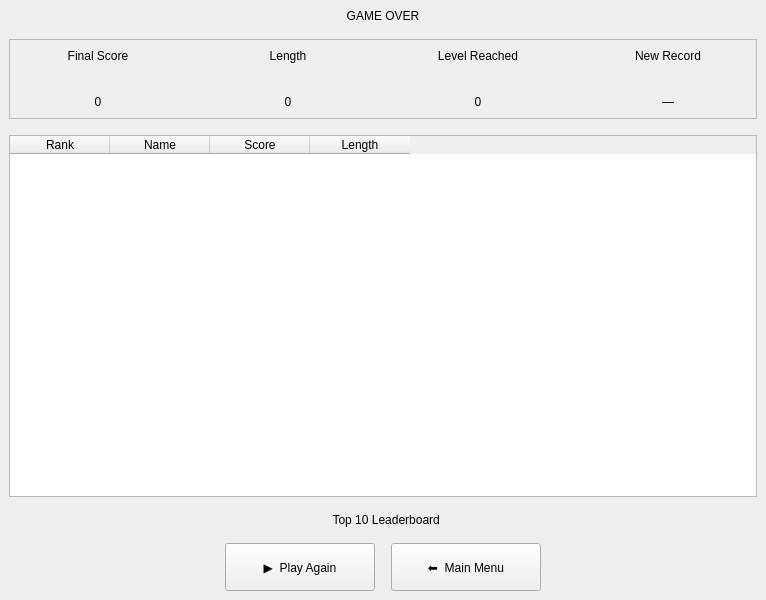
<?xml version="1.0" encoding="UTF-8"?>
<ui version="4.0">
 <class>MainWindow</class>
 <widget class="QMainWindow" name="MainWindow">
  <property name="geometry">
   <rect>
    <x>0</x>
    <y>0</y>
    <width>766</width>
    <height>600</height>
   </rect>
  </property>
  <property name="minimumSize">
   <size>
    <width>700</width>
    <height>600</height>
   </size>
  </property>
  <property name="windowTitle">
   <string>Snake++</string>
  </property>
  <widget class="QWidget" name="centralwidget">
   <layout class="QVBoxLayout" name="centralLayout">
    <property name="spacing">
     <number>0</number>
    </property>
    <property name="margin" stdset="0">
     <number>0</number>
    </property>
    <item>
     <widget class="QStackedWidget" name="stackedWidget">
      <property name="currentIndex">
       <number>2</number>
      </property>
      <widget class="QWidget" name="pagMenu">
       <layout class="QVBoxLayout" name="menuLayout">
        <property name="spacing">
         <number>18</number>
        </property>
        <item>
         <widget class="QLabel" name="lblTitle">
          <property name="text">
           <string>🐍 Snake Game</string>
          </property>
          <property name="alignment">
           <set>Qt::AlignmentFlag::AlignCenter</set>
          </property>
         </widget>
        </item>
        <item>
         <widget class="QLabel" name="lblSubtitle">
          <property name="text">
           <string/>
          </property>
          <property name="alignment">
           <set>Qt::AlignmentFlag::AlignCenter</set>
          </property>
         </widget>
        </item>
        <item>
         <spacer>
          <property name="orientation">
           <enum>Qt::Orientation::Vertical</enum>
          </property>
          <property name="sizeHint" stdset="0">
           <size>
            <width>20</width>
            <height>20</height>
           </size>
          </property>
         </spacer>
        </item>
        <item>
         <layout class="QHBoxLayout">
          <item>
           <widget class="QLabel" name="lblName">
            <property name="text">
             <string>Player Name</string>
            </property>
           </widget>
          </item>
          <item>
           <widget class="QLineEdit" name="inputPlayerName">
            <property name="maxLength">
             <number>20</number>
            </property>
            <property name="placeholderText">
             <string>Enter your name...</string>
            </property>
           </widget>
          </item>
         </layout>
        </item>
        <item>
         <layout class="QHBoxLayout">
          <item>
           <widget class="QLabel" name="lblDifficulty">
            <property name="text">
             <string>Difficulty</string>
            </property>
           </widget>
          </item>
          <item>
           <widget class="QComboBox" name="comboDifficulty">
            <item>
             <property name="text">
              <string>Easy — Slow speed, no obstacles</string>
             </property>
            </item>
            <item>
             <property name="text">
              <string>Medium — Moderate speed, some obstacles</string>
             </property>
            </item>
            <item>
             <property name="text">
              <string>Hard — Fast speed, many obstacles</string>
             </property>
            </item>
            <item>
             <property name="text">
              <string>Insane — Maximum speed, maze obstacles</string>
             </property>
            </item>
           </widget>
          </item>
         </layout>
        </item>
        <item>
         <layout class="QHBoxLayout">
          <item>
           <widget class="QLabel" name="lblMode">
            <property name="text">
             <string>Game Mode</string>
            </property>
           </widget>
          </item>
          <item>
           <widget class="QComboBox" name="comboMode">
            <item>
             <property name="text">
              <string>Classic — Eat food, grow, survive</string>
             </property>
            </item>
            <item>
             <property name="text">
              <string>Time Attack — Score as much as possible in 60s</string>
             </property>
            </item>
            <item>
             <property name="text">
              <string>Level Rush — Clear levels as fast as possible</string>
             </property>
            </item>
           </widget>
          </item>
         </layout>
        </item>
        <item>
         <layout class="QHBoxLayout">
          <item>
           <widget class="QLabel" name="lblWrap">
            <property name="text">
             <string>Wall Wrap</string>
            </property>
           </widget>
          </item>
          <item>
           <widget class="QCheckBox" name="chkWallWrap">
            <property name="text">
             <string>Enable (pass through walls)</string>
            </property>
           </widget>
          </item>
          <item>
           <spacer>
            <property name="orientation">
             <enum>Qt::Orientation::Horizontal</enum>
            </property>
            <property name="sizeHint" stdset="0">
             <size>
              <width>0</width>
              <height>0</height>
             </size>
            </property>
           </spacer>
          </item>
         </layout>
        </item>
        <item>
         <spacer>
          <property name="orientation">
           <enum>Qt::Orientation::Vertical</enum>
          </property>
          <property name="sizeHint" stdset="0">
           <size>
            <width>20</width>
            <height>20</height>
           </size>
          </property>
         </spacer>
        </item>
        <item>
         <widget class="QLabel" name="lblBoardSize">
          <property name="text">
           <string/>
          </property>
         </widget>
        </item>
        <item>
         <layout class="QHBoxLayout">
          <item>
           <spacer>
            <property name="orientation">
             <enum>Qt::Orientation::Horizontal</enum>
            </property>
            <property name="sizeHint" stdset="0">
             <size>
              <width>0</width>
              <height>0</height>
             </size>
            </property>
           </spacer>
          </item>
          <item>
           <widget class="QPushButton" name="btnStart">
            <property name="minimumSize">
             <size>
              <width>160</width>
              <height>48</height>
             </size>
            </property>
            <property name="text">
             <string> Start Game</string>
            </property>
           </widget>
          </item>
          <item>
           <widget class="QPushButton" name="btnLeaderboard">
            <property name="minimumSize">
             <size>
              <width>160</width>
              <height>48</height>
             </size>
            </property>
            <property name="text">
             <string>Leaderboard</string>
            </property>
           </widget>
          </item>
          <item>
           <widget class="QPushButton" name="btnQuit">
            <property name="minimumSize">
             <size>
              <width>100</width>
              <height>48</height>
             </size>
            </property>
            <property name="text">
             <string> Quit</string>
            </property>
           </widget>
          </item>
          <item>
           <spacer>
            <property name="orientation">
             <enum>Qt::Orientation::Horizontal</enum>
            </property>
            <property name="sizeHint" stdset="0">
             <size>
              <width>0</width>
              <height>0</height>
             </size>
            </property>
           </spacer>
          </item>
         </layout>
        </item>
       </layout>
      </widget>
      <widget class="QWidget" name="pagGame">
       <layout class="QVBoxLayout" name="gameLayout">
        <property name="spacing">
         <number>0</number>
        </property>
        <item>
         <widget class="QFrame" name="frmHud">
          <property name="frameShape">
           <enum>QFrame::Shape::StyledPanel</enum>
          </property>
          <layout class="QHBoxLayout" name="hudLayout">
           <property name="spacing">
            <number>24</number>
           </property>
           <item>
            <layout class="QVBoxLayout">
             <item>
              <widget class="QLabel" name="lblScoreCaption">
               <property name="text">
                <string>SCORE</string>
               </property>
              </widget>
             </item>
             <item>
              <widget class="QLabel" name="lblScoreValue">
               <property name="text">
                <string>0</string>
               </property>
              </widget>
             </item>
            </layout>
           </item>
           <item>
            <layout class="QVBoxLayout">
             <item>
              <widget class="QLabel" name="lblSpeedCaption">
               <property name="text">
                <string>SPEED</string>
               </property>
              </widget>
             </item>
             <item>
              <widget class="QLabel" name="lblSpeedValue">
               <property name="text">
                <string>Slow</string>
               </property>
              </widget>
             </item>
            </layout>
           </item>
           <item>
            <layout class="QVBoxLayout">
             <property name="spacing">
              <number>10</number>
             </property>
             <item>
              <widget class="QLabel" name="lblLengthCaption">
               <property name="text">
                <string>LENGTH</string>
               </property>
              </widget>
             </item>
             <item>
              <widget class="QLabel" name="lblLengthValue">
               <property name="text">
                <string>4</string>
               </property>
              </widget>
             </item>
            </layout>
           </item>
           <item>
            <layout class="QVBoxLayout">
             <item>
              <widget class="QLabel" name="lblLevelCaption">
               <property name="text">
                <string>LEVEL</string>
               </property>
              </widget>
             </item>
             <item>
              <widget class="QLabel" name="lblLevelValue">
               <property name="text">
                <string>1</string>
               </property>
              </widget>
             </item>
            </layout>
           </item>
           <item>
            <spacer>
             <property name="orientation">
              <enum>Qt::Orientation::Horizontal</enum>
             </property>
             <property name="sizeHint" stdset="0">
              <size>
               <width>0</width>
               <height>0</height>
              </size>
             </property>
            </spacer>
           </item>
           <item>
            <widget class="QPushButton" name="btnPause">
             <property name="minimumSize">
              <size>
               <width>90</width>
               <height>34</height>
              </size>
             </property>
             <property name="text">
              <string> Pause</string>
             </property>
            </widget>
           </item>
           <item>
            <widget class="QPushButton" name="btnMenuFromGame">
             <property name="minimumSize">
              <size>
               <width>90</width>
               <height>34</height>
              </size>
             </property>
             <property name="text">
              <string> Menu</string>
             </property>
            </widget>
           </item>
          </layout>
         </widget>
        </item>
        <item>
         <widget class="QWidget" name="gameCanvas" native="true">
          <property name="sizePolicy">
           <sizepolicy hsizetype="Expanding" vsizetype="Expanding">
            <horstretch>0</horstretch>
            <verstretch>0</verstretch>
           </sizepolicy>
          </property>
         </widget>
        </item>
        <item>
         <widget class="QFrame" name="frmControls">
          <property name="frameShape">
           <enum>QFrame::Shape::StyledPanel</enum>
          </property>
          <layout class="QHBoxLayout">
           <item>
            <widget class="QLabel" name="lblControls">
             <property name="text">
              <string>Controls:  ↑ ↓ ← →  move  |  P  pause  |  ESC  menu</string>
             </property>
            </widget>
           </item>
           <item>
            <spacer>
             <property name="orientation">
              <enum>Qt::Orientation::Horizontal</enum>
             </property>
             <property name="sizeHint" stdset="0">
              <size>
               <width>0</width>
               <height>0</height>
              </size>
             </property>
            </spacer>
           </item>
           <item>
            <widget class="QLabel" name="lblTimer">
             <property name="text">
              <string>Time: 0:00</string>
             </property>
            </widget>
           </item>
          </layout>
         </widget>
        </item>
       </layout>
      </widget>
      <widget class="QWidget" name="pagGameOver">
       <layout class="QVBoxLayout" name="gameOverLayout">
        <property name="spacing">
         <number>16</number>
        </property>
        <item>
         <widget class="QLabel" name="lblGameOver">
          <property name="text">
           <string>GAME OVER</string>
          </property>
          <property name="alignment">
           <set>Qt::AlignmentFlag::AlignCenter</set>
          </property>
         </widget>
        </item>
        <item>
         <widget class="QFrame" name="frmStats">
          <property name="frameShape">
           <enum>QFrame::Shape::StyledPanel</enum>
          </property>
          <layout class="QHBoxLayout">
           <property name="spacing">
            <number>32</number>
           </property>
           <item>
            <layout class="QVBoxLayout">
             <item>
              <widget class="QLabel" name="lblFinalScoreCaption">
               <property name="text">
                <string>Final Score</string>
               </property>
               <property name="alignment">
                <set>Qt::AlignmentFlag::AlignCenter</set>
               </property>
              </widget>
             </item>
             <item>
              <widget class="QLabel" name="lblFinalScore">
               <property name="text">
                <string>0</string>
               </property>
               <property name="alignment">
                <set>Qt::AlignmentFlag::AlignCenter</set>
               </property>
              </widget>
             </item>
            </layout>
           </item>
           <item>
            <layout class="QVBoxLayout">
             <item>
              <widget class="QLabel" name="lblFinalLengthCaption">
               <property name="text">
                <string>Length</string>
               </property>
               <property name="alignment">
                <set>Qt::AlignmentFlag::AlignCenter</set>
               </property>
              </widget>
             </item>
             <item>
              <widget class="QLabel" name="lblFinalLength">
               <property name="text">
                <string>0</string>
               </property>
               <property name="alignment">
                <set>Qt::AlignmentFlag::AlignCenter</set>
               </property>
              </widget>
             </item>
            </layout>
           </item>
           <item>
            <layout class="QVBoxLayout">
             <item>
              <widget class="QLabel" name="lblFinalLevelCaption">
               <property name="text">
                <string>Level Reached</string>
               </property>
               <property name="alignment">
                <set>Qt::AlignmentFlag::AlignCenter</set>
               </property>
              </widget>
             </item>
             <item>
              <widget class="QLabel" name="lblFinalLevel">
               <property name="text">
                <string>0</string>
               </property>
               <property name="alignment">
                <set>Qt::AlignmentFlag::AlignCenter</set>
               </property>
              </widget>
             </item>
            </layout>
           </item>
           <item>
            <layout class="QVBoxLayout">
             <item>
              <widget class="QLabel" name="lblNewRecordCaption">
               <property name="text">
                <string>New Record</string>
               </property>
               <property name="alignment">
                <set>Qt::AlignmentFlag::AlignCenter</set>
               </property>
              </widget>
             </item>
             <item>
              <widget class="QLabel" name="lblNewRecord">
               <property name="text">
                <string>—</string>
               </property>
               <property name="alignment">
                <set>Qt::AlignmentFlag::AlignCenter</set>
               </property>
              </widget>
             </item>
            </layout>
           </item>
          </layout>
         </widget>
        </item>
        <item>
         <widget class="QTableWidget" name="tableLeaderboard">
          <property name="editTriggers">
           <set>QAbstractItemView::EditTrigger::NoEditTriggers</set>
          </property>
          <property name="alternatingRowColors">
           <bool>true</bool>
          </property>
          <property name="selectionMode">
           <enum>QAbstractItemView::SelectionMode::NoSelection</enum>
          </property>
          <column>
           <property name="text">
            <string>Rank</string>
           </property>
          </column>
          <column>
           <property name="text">
            <string>Name</string>
           </property>
          </column>
          <column>
           <property name="text">
            <string>Score</string>
           </property>
          </column>
          <column>
           <property name="text">
            <string>Length</string>
           </property>
          </column>
         </widget>
        </item>
        <item>
         <widget class="QLabel" name="lblLeaderboardTitle">
          <property name="text">
           <string>  Top 10 Leaderboard</string>
          </property>
          <property name="alignment">
           <set>Qt::AlignmentFlag::AlignCenter</set>
          </property>
         </widget>
        </item>
        <item>
         <layout class="QHBoxLayout">
          <item>
           <spacer>
            <property name="orientation">
             <enum>Qt::Orientation::Horizontal</enum>
            </property>
            <property name="sizeHint" stdset="0">
             <size>
              <width>0</width>
              <height>0</height>
             </size>
            </property>
           </spacer>
          </item>
          <item>
           <widget class="QPushButton" name="btnPlayAgain">
            <property name="minimumSize">
             <size>
              <width>150</width>
              <height>48</height>
             </size>
            </property>
            <property name="text">
             <string>▶  Play Again</string>
            </property>
           </widget>
          </item>
          <item>
           <widget class="QPushButton" name="btnBackToMenu">
            <property name="minimumSize">
             <size>
              <width>150</width>
              <height>48</height>
             </size>
            </property>
            <property name="text">
             <string>⬅  Main Menu</string>
            </property>
           </widget>
          </item>
          <item>
           <spacer>
            <property name="orientation">
             <enum>Qt::Orientation::Horizontal</enum>
            </property>
            <property name="sizeHint" stdset="0">
             <size>
              <width>0</width>
              <height>0</height>
             </size>
            </property>
           </spacer>
          </item>
         </layout>
        </item>
       </layout>
      </widget>
     </widget>
    </item>
   </layout>
  </widget>
 </widget>
 <resources/>
 <connections/>
</ui>
